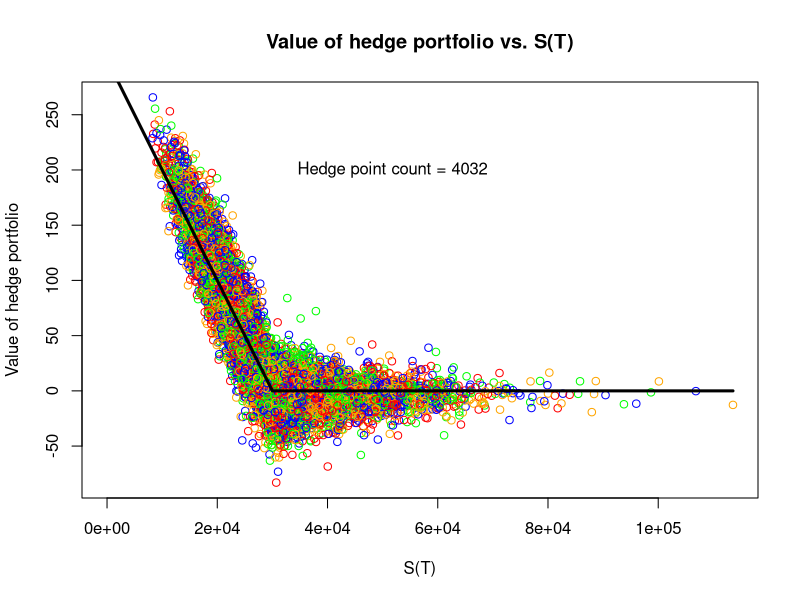

Write the R code that produced this figure.
set.seed(2024)
rUS <- 0.03
rJ <- 0
sigmaX <- c(0.1, 0.02)
sigmaJ <- c(0, 0.25)
Y0 <- 1/100
X0 <- Y0
S0 <- 30000
K <- S0
T <- 2

muJ <- 0
muX <- 0

Nhedge <- 252*8*T
Nrep <- 10000

d1 <- function(S, K, rJ, sigmaX, sigmaJ, timetomat) {
  (log(S/K) + (rJ - t(sigmaX) %*% sigmaJ + norm(sigmaJ, type = "2")^2 / 2) * timetomat) / 
    (sqrt(timetomat) * norm(sigmaJ, type = "2"))
}
d2 <- function(S, K, rJ, sigmaX, sigmaJ, timetomat) {
  (log(S/K) + (rJ - t(sigmaX) %*% sigmaJ - norm(sigmaJ, type = "2")^2 / 2) * timetomat) / 
    (sqrt(timetomat) * norm(sigmaJ, type = "2"))
}


gdelta <- function(S, Y0, X0, K, rUS, rJ, sigmaX, sigmaJ, timetomat) {
  d1 <- d1(S, K, rJ, sigmaX, sigmaJ, timetomat)
  g <- Y0 * exp((rJ - t(sigmaX) %*% sigmaJ - rUS) * timetomat) * (pnorm(d1) - 1)
  deltaQP <- g/X0
  return(deltaQP)
}


FQP <- function(S, Y0, K, rUS, rJ, sigmaX, sigmaJ, timetomat) {
  d1 <- d1(S, K, rJ, sigmaX, sigmaJ, timetomat)
  d2 <- d2(S, K, rJ, sigmaX, sigmaJ, timetomat)
  priceQP <- Y0 * exp(-rUS * timetomat) * (K * pnorm(-d2) - exp((rJ - t(sigmaX) %*% sigmaJ) * timetomat)* S * pnorm(-d1))
}

St <- rep(S0, length = Nrep)
Xt <- rep(X0, length = Nrep)
dt <- T/Nhedge


initial_outlay <- c(FQP(S0, Y0, K, rUS, rJ, sigmaX, sigmaJ, timetomat = T))
Vpf <- rep(initial_outlay, length = Nrep)
a <- gdelta(St, Y0, Xt, K, rUS, rJ, sigmaX, sigmaJ, timetomat = T)
b <- (Vpf - a*St*Xt)

for (i in 2:Nhedge) {
  W <- cbind(rnorm(Nrep), rnorm(Nrep))
  St <- St * exp((muJ + rJ - t(sigmaX) %*% sigmaJ - 0.5 * norm(sigmaJ, type = "2")^2) * dt + sqrt(dt)*c(W%*%sigmaJ))
  Xt <- Xt * exp((muX + rUS - rJ - 0.5 * norm(sigmaX, type = "2")^2) * dt + sqrt(dt)*c(W%*%sigmaX))
  Vpf <- a * St * Xt + b * exp(dt * rUS)
    a <- gdelta(St, Y0, Xt, K, rUS, rJ, sigmaX, sigmaJ, timetomat = (T - (i - 1) * dt))
    b <- (Vpf-a*St*Xt)
}


W <- cbind(rnorm(Nrep), rnorm(Nrep))
St <- St * exp((muJ + rJ - t(sigmaX) %*% sigmaJ - 0.5 * norm(sigmaJ, type = "2")^2) * dt + sqrt(dt)*c(W%*%sigmaJ))
Xt <- Xt * exp((muX + rUS - rJ - 0.5 * norm(sigmaX, type = "2")^2) * dt + sqrt(dt)*c(W%*%sigmaX))
Vpf <- a * St * Xt + b * exp(dt * rUS)

Stmax <- 0:max(St)

plot(St, Vpf, col=c("red", "blue", "green", "orange"), xlab="S(T)", ylab="Value of hedge portfolio", xlim=c(0, max(St)), main = "Value of hedge portfolio vs. S(T)")
text(100, 200, paste("Hedge point count =", Nhedge), adj=-1)
lines(Stmax, Y0 * pmax(K - Stmax, 0), type="l", lwd=3)

